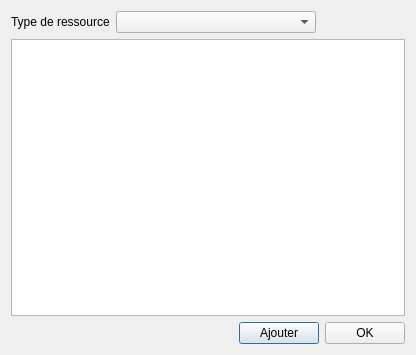
<?xml version="1.0" encoding="UTF-8"?>
<ui version="4.0">
 <class>AddResourcesToClientDialog</class>
 <widget class="QDialog" name="AddResourcesToClientDialog">
  <property name="geometry">
   <rect>
    <x>0</x>
    <y>0</y>
    <width>416</width>
    <height>355</height>
   </rect>
  </property>
  <property name="windowTitle">
   <string>Ajouter des ressources</string>
  </property>
  <layout class="QVBoxLayout" name="verticalLayout_2">
   <item>
    <layout class="QVBoxLayout" name="verticalLayout">
     <item>
      <layout class="QHBoxLayout" name="horizontalLayout_3">
       <item>
        <layout class="QFormLayout" name="formLayout">
         <item row="0" column="0">
          <widget class="QLabel" name="resourceTypeLabel">
           <property name="text">
            <string>Type de ressource</string>
           </property>
          </widget>
         </item>
         <item row="0" column="1">
          <widget class="QComboBox" name="resourceTypeComboBox">
           <property name="minimumSize">
            <size>
             <width>200</width>
             <height>0</height>
            </size>
           </property>
           <property name="maximumSize">
            <size>
             <width>300</width>
             <height>16777215</height>
            </size>
           </property>
          </widget>
         </item>
        </layout>
       </item>
       <item>
        <spacer name="horizontalSpacer_2">
         <property name="orientation">
          <enum>Qt::Horizontal</enum>
         </property>
         <property name="sizeHint" stdset="0">
          <size>
           <width>40</width>
           <height>20</height>
          </size>
         </property>
        </spacer>
       </item>
      </layout>
     </item>
     <item>
      <widget class="QTableView" name="resourcesTableView">
       <property name="selectionMode">
        <enum>QAbstractItemView::ExtendedSelection</enum>
       </property>
       <property name="selectionBehavior">
        <enum>QAbstractItemView::SelectRows</enum>
       </property>
       <attribute name="verticalHeaderVisible">
        <bool>false</bool>
       </attribute>
      </widget>
     </item>
     <item>
      <layout class="QHBoxLayout" name="horizontalLayout_2">
       <item>
        <spacer name="horizontalSpacer">
         <property name="orientation">
          <enum>Qt::Horizontal</enum>
         </property>
         <property name="sizeHint" stdset="0">
          <size>
           <width>40</width>
           <height>20</height>
          </size>
         </property>
        </spacer>
       </item>
       <item>
        <widget class="QPushButton" name="addButton">
         <property name="text">
          <string>Ajouter</string>
         </property>
        </widget>
       </item>
       <item>
        <widget class="QPushButton" name="okButton">
         <property name="text">
          <string>OK</string>
         </property>
        </widget>
       </item>
      </layout>
     </item>
    </layout>
   </item>
  </layout>
 </widget>
 <tabstops>
  <tabstop>resourceTypeComboBox</tabstop>
  <tabstop>addButton</tabstop>
  <tabstop>okButton</tabstop>
 </tabstops>
 <resources/>
 <connections>
  <connection>
   <sender>okButton</sender>
   <signal>clicked()</signal>
   <receiver>AddResourcesToClientDialog</receiver>
   <slot>hide()</slot>
   <hints>
    <hint type="sourcelabel">
     <x>362</x>
     <y>329</y>
    </hint>
    <hint type="destinationlabel">
     <x>207</x>
     <y>177</y>
    </hint>
   </hints>
  </connection>
 </connections>
</ui>
